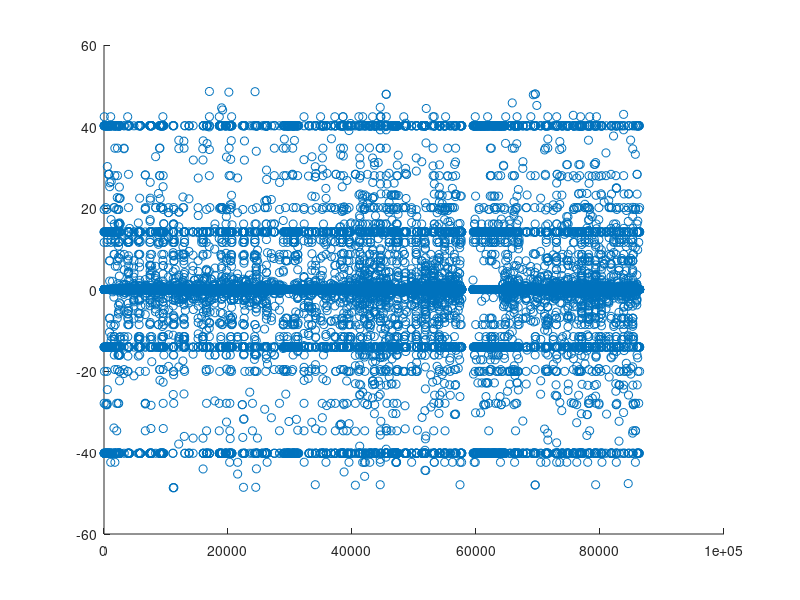

MATLAB code to generate this figure:
%%曲率的计算函数
% 实际数据
load('90009_traj_sep_1_166164.mat');
dx = diff(pos.x);
dy = diff(pos.y);
dx_pre = [dx(1);dx];
dx_after = [dx;dx(end)];
dx_final = (dx_pre + dx_after) /2;

dy_pre = [dy(1);dy];
dy_after = [dy;dy(end)];
dy_final = (dy_pre + dy_after) /2;

ds_final = sqrt(dx_final.^2 + dy_final.^2);
path_heading = atan2(dy_final,dx_final);

dheading = diff(path_heading);
dheading_pre = [dheading(1);dheading];
dheading_after = [dheading;dheading(end)];
dheading_final = (dheading_pre + dheading_after)/2;

pos.kappa = dheading_final./ds_final;
% 中点欧拉法计算曲率以及曲率半径
for i = 1:166163
    if abs(pos.kappa(i)) > 50
        pos.kappa(i) = 0;
    end 
end
curve = zeros(1,166163);
time = zeros(1,166163);
for i = 1:166163
    if abs(pos.kappa(i)) < 1
        curve(i) = pos.kappa(i);
        time(i) = pos.t(i);
    end
end
figure;
scatter(pos.t,pos.kappa);%绘制散点图